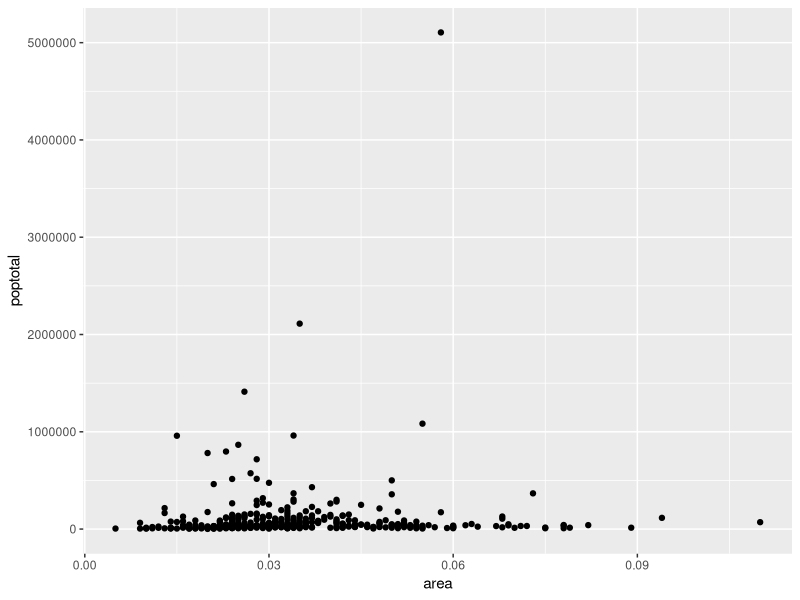
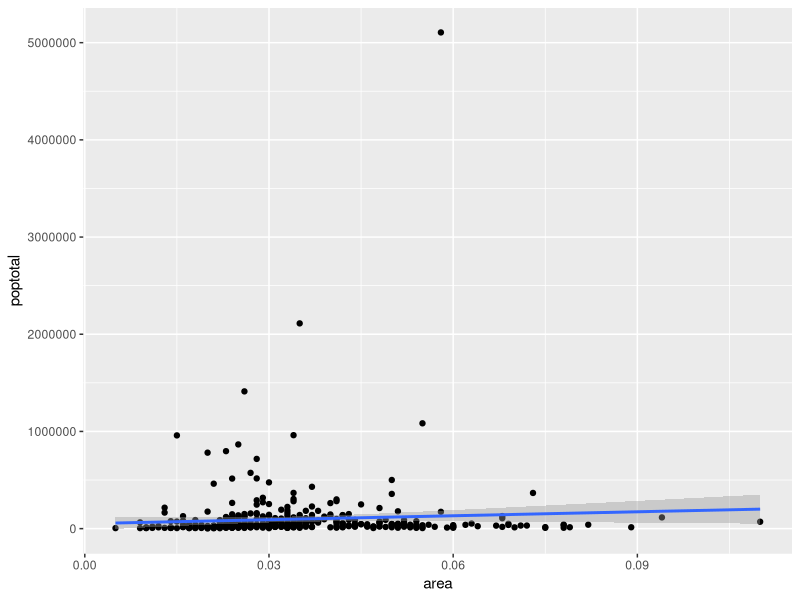
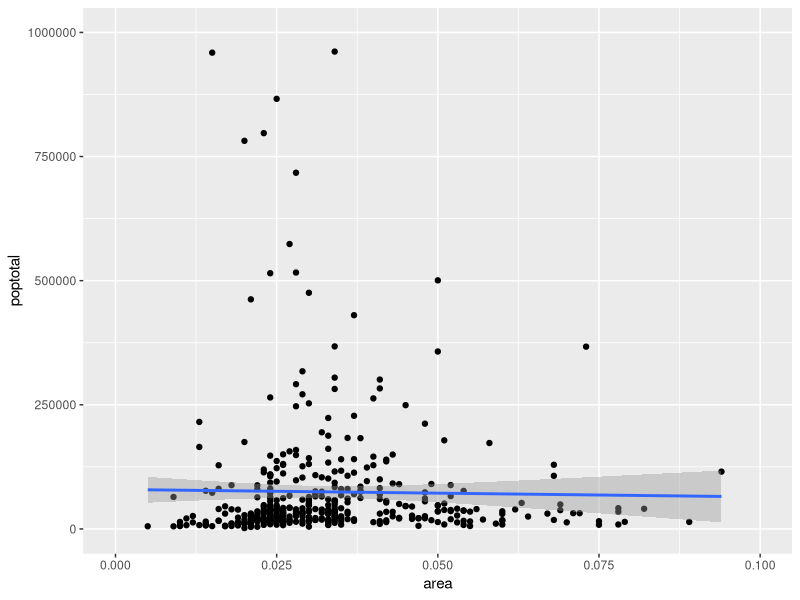
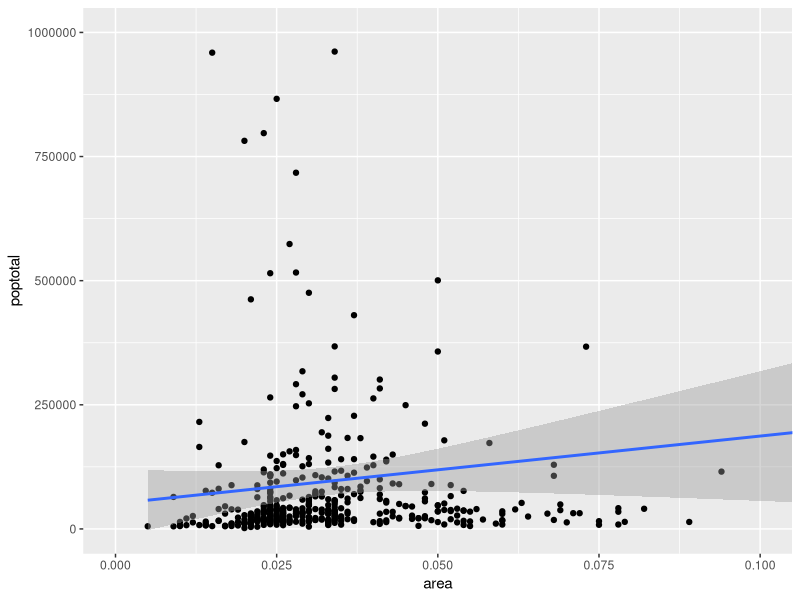
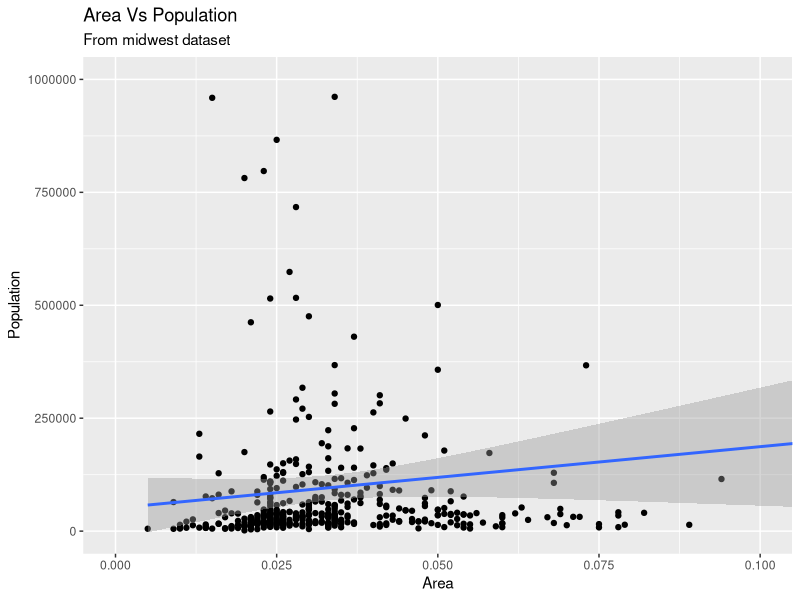
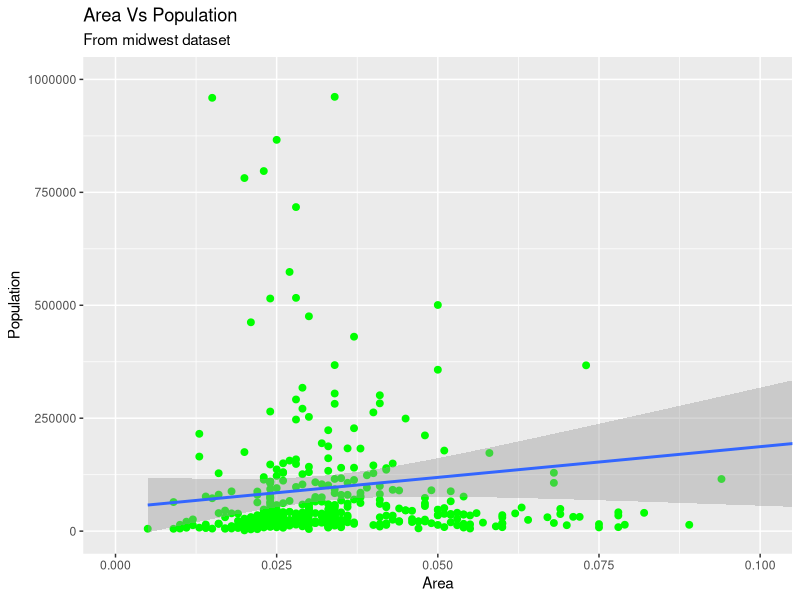
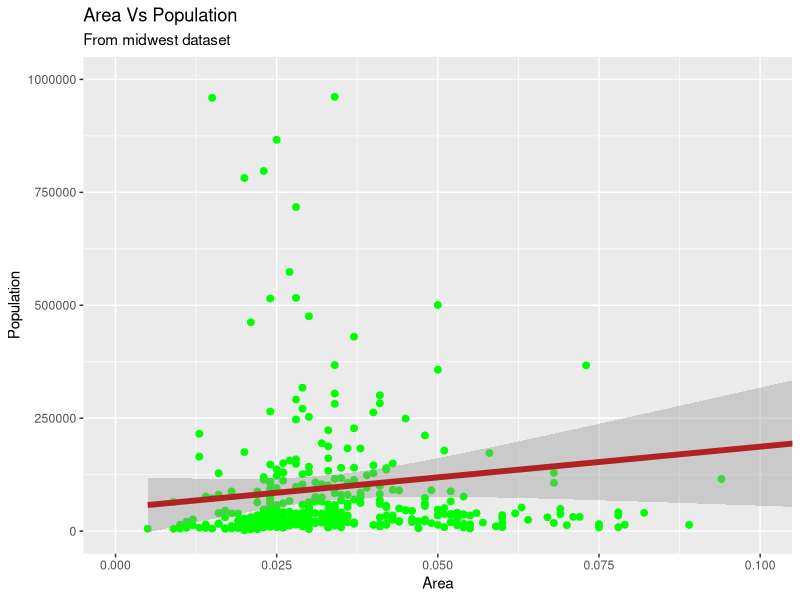
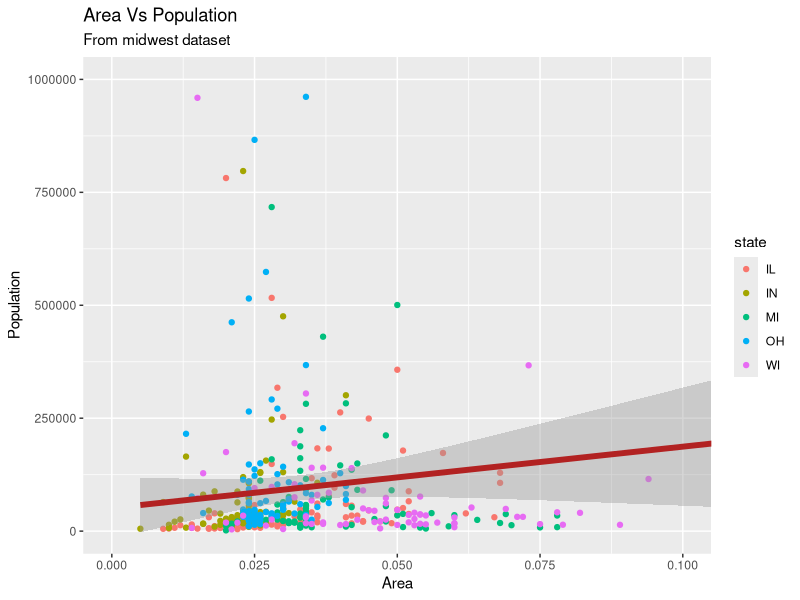

These figures' R source, in order:
rm(list=ls())

library(tidyverse)
head(midwest)

# 숫자 자리수 옵션
options(scipen=999) 


# 그래프 배경, 그래프 타입 추가
midwest %>%
  ggplot(aes(x = area, y = poptotal)) +
  geom_point()

# 추세선 추가
midwest %>%
  ggplot(aes(x = area, y = poptotal)) +
  geom_point() +
  geom_smooth(method = "lm")



# x축, y축 조정하기 
# 1. 데이터 지우기 
midwest %>%
  ggplot(aes(x = area, y = poptotal)) +
  geom_point() +
  geom_smooth(method = "lm") +
  xlim(c(0, 0.1)) + 
  ylim(c(0, 1000000))


# 2. 데이터는 그대로 두고 선택 부분을 확대하기
midwest %>%
  ggplot(aes(x = area, y = poptotal)) +
  geom_point() +
  geom_smooth(method = "lm") +
  coord_cartesian(xlim = c(0, 0.1), ylim = c(0, 1000000))




# 그 외 옵션 넣기
# 타이틀 및 서브타이틀, x, y 이름 지정
midwest %>%
  ggplot(aes(x = area, y = poptotal)) +
  geom_point() +
  geom_smooth(method = "lm") +
  coord_cartesian(xlim = c(0, 0.1), ylim = c(0, 1000000)) +
  labs(title="Area Vs Population", 
       subtitle="From midwest dataset",
       y = "Population",
       x = "Area")


# 점 색깔 및 점 크기
midwest %>%
  ggplot(aes(x = area, y = poptotal)) +
  geom_point(col = "green", size = 2) + #점 커스텀
  geom_smooth(method = "lm") +
  coord_cartesian(xlim = c(0, 0.1), ylim = c(0, 1000000)) +
  labs(title="Area Vs Population", 
       subtitle="From midwest dataset",
       y = "Population",
       x = "Area")


# 추세선 색깔 크기
midwest %>%
  ggplot(aes(x = area, y = poptotal)) +
  geom_point(col = "green", size = 2) +
  geom_smooth(method = "lm", col = "firebrick", linewidth = 2) + #추세선 커스텀
  coord_cartesian(xlim = c(0, 0.1), ylim = c(0, 1000000)) +
  labs(title="Area Vs Population", 
       subtitle="From midwest dataset",
       y = "Population",
       x = "Area")


# 그룹별로 점 색상 변경
midwest %>%
  ggplot(aes(x = area, y = poptotal)) +
  geom_point(aes(col = state)) + #그룹별 점 색상
  geom_smooth(method = "lm", col = "firebrick", linewidth = 2) +
  coord_cartesian(xlim = c(0, 0.1), ylim = c(0, 1000000)) +
  labs(title="Area Vs Population", 
       subtitle="From midwest dataset",
       y = "Population",
       x = "Area")


# 범례 지우기
midwest %>%
  ggplot(aes(x = area, y = poptotal)) +
  geom_point(aes(col = state)) +
  geom_smooth(method = "lm", col = "firebrick", linewidth = 2) +
  coord_cartesian(xlim = c(0, 0.1), ylim = c(0, 1000000)) +
  labs(title="Area Vs Population", 
       subtitle="From midwest dataset",
       y = "Population",
       x = "Area") +
  theme(legend.position = "none") # 범례 삭제


# 축 변경
midwest %>%
  ggplot(aes(x = area, y = poptotal)) +
  geom_point(aes(col = state)) +
  geom_smooth(method = "lm", col = "firebrick", linewidth = 2) +
  coord_cartesian(xlim = c(0, 0.1), ylim = c(0, 1000000)) +
  labs(title="Area Vs Population", 
       subtitle="From midwest dataset",
       y = "Population",
       x = "Area") +
  theme(legend.position = "none") +
  scale_x_continuous(breaks = seq(0, 0.1, 0.01)) # x축 너비 변경

## end of scripts ####